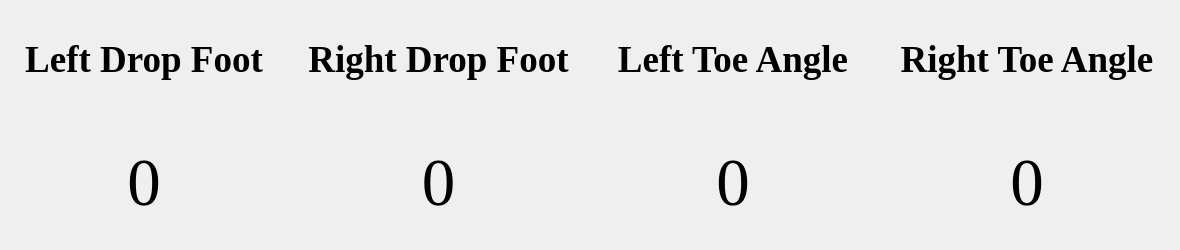
              <widget class="QWidget" name="tab_2">
               <attribute name="title">
                <string>Others</string>
               </attribute>
               <widget class="QWidget" name="horizontalLayoutWidget_7">
                <property name="geometry">
                 <rect>
                  <x>0</x>
                  <y>0</y>
                  <width>1171</width>
                  <height>241</height>
                 </rect>
                </property>
                <layout class="QHBoxLayout" name="horizontalLayout_13">
                 <item>
                  <layout class="QVBoxLayout" name="verticalLayout_27">
                   <item>
                    <widget class="QLabel" name="label_42">
                     <property name="font">
                      <font>
                       <family>Times New Roman</family>
                       <pointsize>28</pointsize>
                       <weight>75</weight>
                       <bold>true</bold>
                      </font>
                     </property>
                     <property name="text">
                      <string>Left Drop Foot</string>
                     </property>
                     <property name="alignment">
                      <set>Qt::AlignCenter</set>
                     </property>
                    </widget>
                   </item>
                   <item>
                    <widget class="QLabel" name="label_43">
                     <property name="font">
                      <font>
                       <family>Times New Roman</family>
                       <pointsize>50</pointsize>
                      </font>
                     </property>
                     <property name="text">
                      <string>0</string>
                     </property>
                     <property name="alignment">
                      <set>Qt::AlignCenter</set>
                     </property>
                    </widget>
                   </item>
                  </layout>
                 </item>
                 <item>
                  <layout class="QVBoxLayout" name="verticalLayout_28">
                   <item>
                    <widget class="QLabel" name="label_44">
                     <property name="font">
                      <font>
                       <family>Times New Roman</family>
                       <pointsize>28</pointsize>
                       <weight>75</weight>
                       <bold>true</bold>
                      </font>
                     </property>
                     <property name="text">
                      <string>Right Drop Foot</string>
                     </property>
                     <property name="alignment">
                      <set>Qt::AlignCenter</set>
                     </property>
                    </widget>
                   </item>
                   <item>
                    <widget class="QLabel" name="label_45">
                     <property name="font">
                      <font>
                       <family>Times New Roman</family>
                       <pointsize>50</pointsize>
                      </font>
                     </property>
                     <property name="text">
                      <string>0</string>
                     </property>
                     <property name="alignment">
                      <set>Qt::AlignCenter</set>
                     </property>
                    </widget>
                   </item>
                  </layout>
                 </item>
                 <item>
                  <layout class="QVBoxLayout" name="verticalLayout_29">
                   <item>
                    <widget class="QLabel" name="label_46">
                     <property name="font">
                      <font>
                       <family>Times New Roman</family>
                       <pointsize>28</pointsize>
                       <weight>75</weight>
                       <bold>true</bold>
                      </font>
                     </property>
                     <property name="text">
                      <string>Left Toe Angle</string>
                     </property>
                     <property name="alignment">
                      <set>Qt::AlignCenter</set>
                     </property>
                    </widget>
                   </item>
                   <item>
                    <widget class="QLabel" name="label_47">
                     <property name="font">
                      <font>
                       <family>Times New Roman</family>
                       <pointsize>50</pointsize>
                      </font>
                     </property>
                     <property name="text">
                      <string>0</string>
                     </property>
                     <property name="alignment">
                      <set>Qt::AlignCenter</set>
                     </property>
                    </widget>
                   </item>
                  </layout>
                 </item>
                 <item>
                  <layout class="QVBoxLayout" name="verticalLayout_30">
                   <item>
                    <widget class="QLabel" name="label_48">
                     <property name="font">
                      <font>
                       <family>Times New Roman</family>
                       <pointsize>28</pointsize>
                       <weight>75</weight>
                       <bold>true</bold>
                      </font>
                     </property>
                     <property name="text">
                      <string>Right Toe Angle</string>
                     </property>
                     <property name="alignment">
                      <set>Qt::AlignCenter</set>
                     </property>
                    </widget>
                   </item>
                   <item>
                    <widget class="QLabel" name="label_49">
                     <property name="font">
                      <font>
                       <family>Times New Roman</family>
                       <pointsize>50</pointsize>
                      </font>
                     </property>
                     <property name="text">
                      <string>0</string>
                     </property>
                     <property name="alignment">
                      <set>Qt::AlignCenter</set>
                     </property>
                    </widget>
                   </item>
                  </layout>
                 </item>
                </layout>
               </widget>
              </widget>
